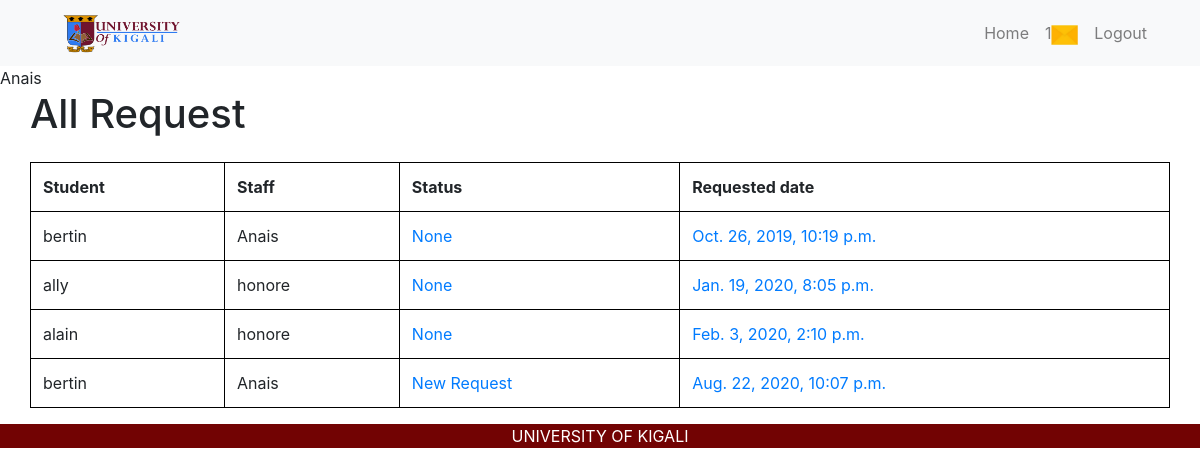
The app's page /student/suggestion/list/admin/ (signed in) with its own data.
### uokapp/models.py (models this page shows, shortened)
class appointment(models.Model):
    student = models.ForeignKey(student, default=None, on_delete=models.CASCADE)
    lecture = models.ForeignKey(staffs, on_delete=models.CASCADE)
    suggestion_date = models.DateField(default=None,blank=True)
    suggestion_hour = models.TimeField(default=None,null=True, blank=True)
    end_time = models.TimeField(default=None,null=True, blank=True)
    student_reason = models.TextField(max_length=1000, blank=True)
    status = models.CharField(max_length=9, default=None, choices=statuses, null=True, blank=True)
    suggested_date = models.DateTimeField(auto_now_add=True)
    seen = models.BooleanField(default=False)

class student(models.Model):
    user = models.OneToOneField('auth.User', on_delete=models.CASCADE)
    phone = models.PositiveIntegerField()
    student = models.BooleanField(default = True)
    interns = models.BooleanField(default=False)
    depart = models.CharField(max_length =5 ,  choices = department )
    session = models.CharField(max_length = 7, choices = session)
    campus = models.CharField(max_length=7, choices=campus)
    profile = models.ImageField(upload_to='profile_pics/', blank=True, default="media/profile_pics/westbl_dFbRfcB.jpg")
    def __str__(self):
        return self.user.username

class staffs(models.Model):
    user = models.OneToOneField('auth.User', on_delete=models.CASCADE)
    phone = models.PositiveIntegerField()
    ViceChancellor = models.BooleanField(default = False)
    DVCA = models.BooleanField(default = False)
    dean = models.BooleanField(default = False)
    HOD = models.BooleanField(default = False)
    lecturer = models.BooleanField(default = False)
    registror = models.BooleanField(default = False)
    CFO = models.BooleanField(default = False)
    faculty = models.CharField(max_length =19 ,  choices = faculty, blank=True )
    campus = models.CharField(max_length=7, choices=campus)
    profile = models.ImageField(upload_to='profile_pics/', blank=True, default = None)
    @property
    def is_dean(self):
        return self.dean
    @property
    def is_HOD(self):
        return self.HOD
    @property
    def is_CFO(self):
        return self.CFO
    def __str__(self):
        return self.user.username

class othersuggestion(models.Model):
    appointment = models.ForeignKey(appointment, related_name='othersuggestion', default=None, on_delete=models.CASCADE)
    staffsuggestion = models.ForeignKey(staffs, default=None,null=True, on_delete=models.CASCADE)
    studentsuggestion = models.ForeignKey(student, default=None,null=True, on_delete=models.CASCADE)
    suggestion_date = models.DateField(default=None,blank=True)
    suggestion_hour = models.TimeField(default=None,null=True, blank=True)
    end_time = models.TimeField(default=None,null=True, blank=True)
    reason = models.TextField(max_length=1000)
    status = models.CharField(max_length=9, default=None, null=True, choices=statuses, blank=True)
    requested_date = models.DateTimeField(auto_now_add=True)
    seen = models.BooleanField(default=False)

### uokapp/views.py (the view)
# urls.py: url(r'^student/suggestion/list/admin/$', views.studentsuggestionlistadmin.as_view(), name="suggestion_list_admin"),
class studentsuggestionlistadmin(LoginRequiredMixin, ListView):
    context_object_name = 'asuggest'
    model = appointment
    template_name = 'auth/mine/list.html'

### uokapp/templates/auth/mine/list.html (shortened to what this page needs)
{% extends 'index2.html' %}
{% load staticfiles %}
{% block content %}
{{request.user}}
<div class="container">
{% if stusuggest or stasuggest or asuggest %}
    <div class="row text-center">
        <center><h1>All Request</h1></center>
    </div>
    <div class="row">
        <table class="col-lg-12 table my-3">
            {% if stusuggest %}
                <thead>
                    <tr class="bg-primary text-white">
                        <th>Staff name</th>
                        <th>Status</th>
                        <th>Requested date</th>
                    </tr>
                </thead>
                <tbody>
                    {% for appointment in stusuggest %}
                <tr style="border: solid black 1px">
                    <td style="border: solid black 1px">{{ appointment.lecture }}</td>
                    {% if appointment.status is None %}
                        <td style="border: solid black 1px"><a href="{% url 'suggestion_detail' appointment.pk %}">New Request</a></td>
                    {% elif appointment.status == "accepted" %}
                        <td style="border: solid black 1px"><a href="{% url 'suggestion_detail' appointment.pk %}">Accepted</a></td>
                    {% elif appointment.othersuggestion %}
                        <td style="border: solid black 1px"><a href="{% url 'suggestion_detail' appointment.pk %}">
                            {% for statuses in appointment.othersuggestion.all %}
                                {% if forloop.last %}
                                    {{ statuses.status }}
                                {% endif %}
                            {% endfor %}
                        </a></td>
                    {% else %}
                        <td style="border: solid black 1px"><a href="{% url 'suggestion_detail' appointment.pk %}">Unreplied</a></td>
                    {% endif %}
                    <td style="border: solid black 1px"><a href="{% url 'suggestion_detail' appointment.pk %}">{{ appointment.suggested_date }}</a></td>
                </tr>
                {% endfor %}
            {% elif asuggest %}
                <thead>
                    <th style="border: solid black 1px">Student</th><th style="border: solid black 1px">Staff</th><th style="border: solid black 1px">Status</th><th style="border: solid black 1px">Requested date</th>
                </thead>
                {% for appointment in asuggest %}
                <tr style="border: solid black 1px">
                    <td style="border: solid black 1px">{{ appointment.student }}</td>
                    <td style="border: solid black 1px">{{ appointment.lecture }}</td>
                    {% if appointment.status is None %}
                        <td style="border: solid black 1px"><a href="{% url 'suggestion_detail' appointment.pk %}">New Request</a></td>
                    {% elif appointment.status == "accepted" %}
                        <td style="border: solid black 1px"><a href="{% url 'suggestion_detail' appointment.pk %}">Accepted</a></td>
                    {% elif appointment.othersuggestion %}
                        <td style="border: solid black 1px"><a href="{% url 'suggestion_detail' appointment.pk %}">
                            {% for statuses in appointment.othersuggestion.all %}
                                {% if forloop.last %}
                                    {{ statuses.status }}
                                {% endif %}
                            {% endfor %}
                        </a></td>
                    {% else %}
                        <td style="border: solid black 1px"><a href="{% url 'suggestion_detail' appointment.pk %}">Unreplied</a></td>
                    {% endif %}
                    <td style="border: solid black 1px"><a href="{% url 'suggestion_detail' appointment.pk %}">{{ appointment.suggested_date }}</a></td>
                </tr>
                {% endfor %}
            {% endif %}
        </table>
    </div>
{% else %}
<center><br> <h1>No Request asked </h1> <br></center>
{% endif %}
</div>
{% endblock %}

### uokapp/templates/index2.html (shortened to what this page needs)
<!DOCTYPE html>
{% load staticfiles %}
<html lang="en" dir="ltr">
  <head>
    <link rel="stylesheet" href="{% static "bootstrap/css/bootstrap.css" %}">
    <link rel="stylesheet" href="{% static "bootstrap/css/bootstrap.min.css" %}">
    <link rel="stylesheet" href="{% static "css/fonts.css" %}">
    <link rel="stylesheet" href="{% static "css/mine.css" %}">
  </head>
  <body>
    <div class="wrapper">
      <div>
        <nav class="navbar navbar-expand-md navbar-light nav-full bg-light">
          <div class="container">
            <a href="{% url 'home' %}" class="navbar navbar-brand"><div class="uoklogo"><img src="{% static 'media/uok.png'%}" style="width:120px; height: 40px;"alt=""></div></a>
            <div class="navbar-collapse collapse" id="navbar1">
              <ul class="navbar-nav ml-auto">
                <li class="nav-item">
                  <a href="{% url 'home' %}" class="nav-link">Home</a>
                </li>
              {% if user.is_staff %}
                <li class="nav-item">
                  <a href="/admin" class="nav-link">Admin</a>
                </li>
                <li class="nav-item">
                    <a href="{% url 'staff_registration'%}" class="nav-link">Register</a>
                </li>
                <li class="nav-item">
                  <a href="{% url 'suggestion_list_admin' %}" class="nav-link">{{counter}}<img  src="{% static 'media/closed_enve.jpg'%}" style="max-width:30px; max-height: 20px;"/></a>
                </li>
              {% elif user.student.is_student %}
                <li class="nav-item">
                  <a href="{% url 'suggestion_list' %}" class="nav-link">{{counter}}<img  src="{% static 'media/closed_enve.jpg'%}" style="max-width:30px; max-height: 20px;"/></a>
                </li>
              {% elif user.staffs.is_dean or user.staffs.is_HOD or user.staffs.is_CFO or user.staffs.is_lecturer or user.staffs.is_registror %}
                <li class="nav-item">
                  <a href="{% url 'suggestion_list_staff' %}" class="nav-link">{{counter}}<img  src="{% static 'media/closed_enve.jpg'%}" style="max-width:30px; max-height: 20px;"/></a>
                </li>
              {% endif %}
              {% if user.is_authenticated %}
                <li class="nav-item">
                  <a href="{% url 'logout' %}" class="nav-link">Logout</a>
                </li>
              {% endif %}
              </ul>
            </div>
          </div>
        </nav>
      </div>
      <div class="">
        <div class="">
          {% block content %}
          {% endblock %}
        </div>
      </div>
      <footer style="background-color:rgb(114, 3, 3);"><center><p style="color:white"> UNIVERSITY OF KIGALI </p></center></footer>
</div>
  </body>
</html>

### uokapp/static/css/mine.css (style rules this page uses)
.nav-link { color: white; }

### records on screen
appointment: student "bertin", lecture "Anais", suggested_date "Oct. 26, 2019, 10:19 p.m."
othersuggestion: status "None"
appointment: student "ally", lecture "honore", suggested_date "Jan. 19, 2020, 8:05 p.m."
othersuggestion: status "None"
appointment: student "alain", lecture "honore", suggested_date "Feb. 3, 2020, 2:10 p.m."
othersuggestion: status "None"
appointment: student "bertin", lecture "Anais", shows "New Request", suggested_date "Aug. 22, 2020, 10:07 p.m."

### other values on screen
{{ counter }} "1"
{{ request.user }} "Anais"
